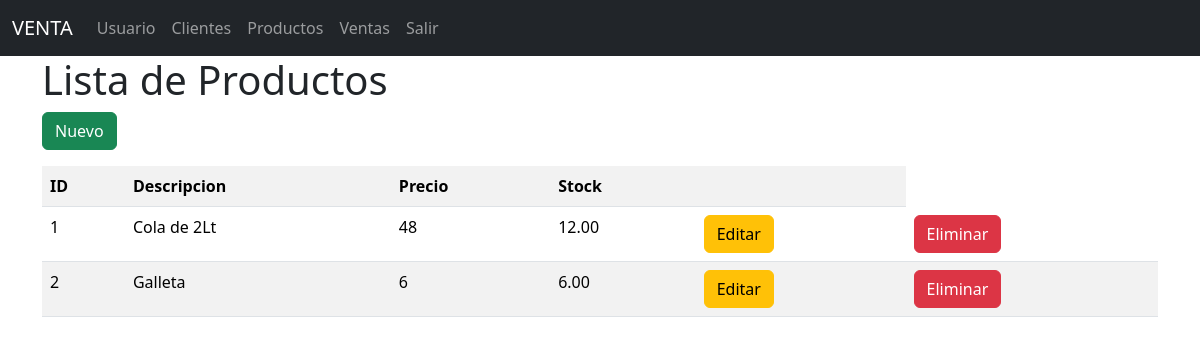
The app's page /productos/, older data.
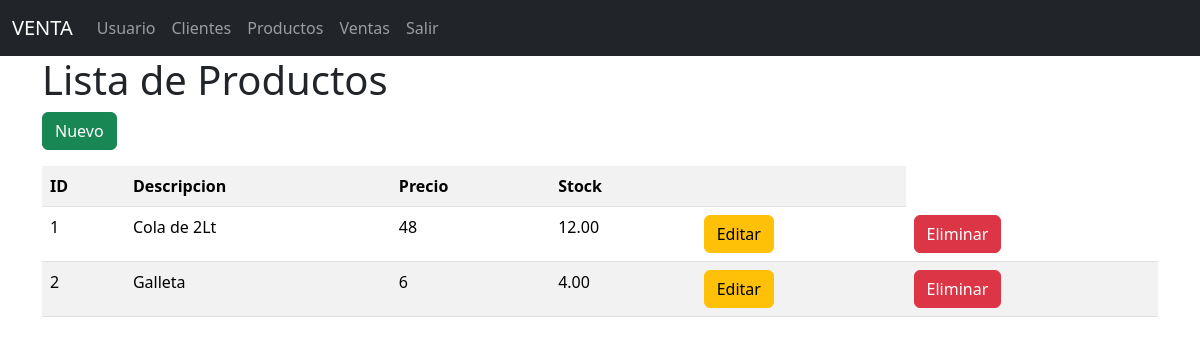
The same page, newer data.
### models/producto_model.py (models this page shows, shortened)
class Producto(db.Model):
    __tablename__ = "productos"
    id = db.Column(db.Integer, primary_key=True)
    descripcion = db.Column(db.String(120), nullable=False)
    precio = db.Column(db.Float(11,2), nullable=False)
    stock = db.Column(db.Integer, nullable=False)
    ventas = db.relationship('Venta', back_populates='producto')
    @staticmethod
    def get_all():
        return Producto.query.all()

### controllers/producto_controller.py (the view)
@producto_bp.route("/")
def index():
    productos = Producto.get_all()
    return producto_view.list(productos)

### run.py (called while the page is built)
@app.context_processor
def inject_activate_path():
    def is_activate(path):
        return 'activate' if request.path == path else ''
    return dict(is_activate=is_activate)

### views/producto_view.py (called while the page is built)
def list(productos):
    return render_template('productos/index.html',productos = productos)

### templates/productos/index.html (shortened to what this page needs)
{% extends 'base.html' %}
{% block content %}
<h1>Lista de Productos </h1>
<a href="{{url_for('producto.create')}}" class="btn btn-success mb-3">Nuevo</a>
<table class="table table-striped">
    <tr>
        <th>ID</th>
        <th>Descripcion</th>
        <th>Precio</th>
        <th>Stock</th>
        <th></th>
    </tr>
    {% for item in productos %}
<tr>
    <td>{{ item.id }}</td>
    <td>{{ item.descripcion }}</td>
    <td>{{ item.stock }}</td>
    <td>{{ item.precio | round(2) }}</td>
    <td>
        <a href="{{ url_for('producto.edit', id=item.id) }}" class="btn btn-warning">Editar</a>
    </td>
    <td>
        <a href="{{ url_for('producto.delete', id=item.id) }}" class="btn btn-danger">Eliminar</a>
    </td>
</tr>
{% endfor %}
</table>
{% endblock %}

Row changes from the older to the newer data that the page shows:
changed Producto "Galleta": precio "6.00" → "4.00"
